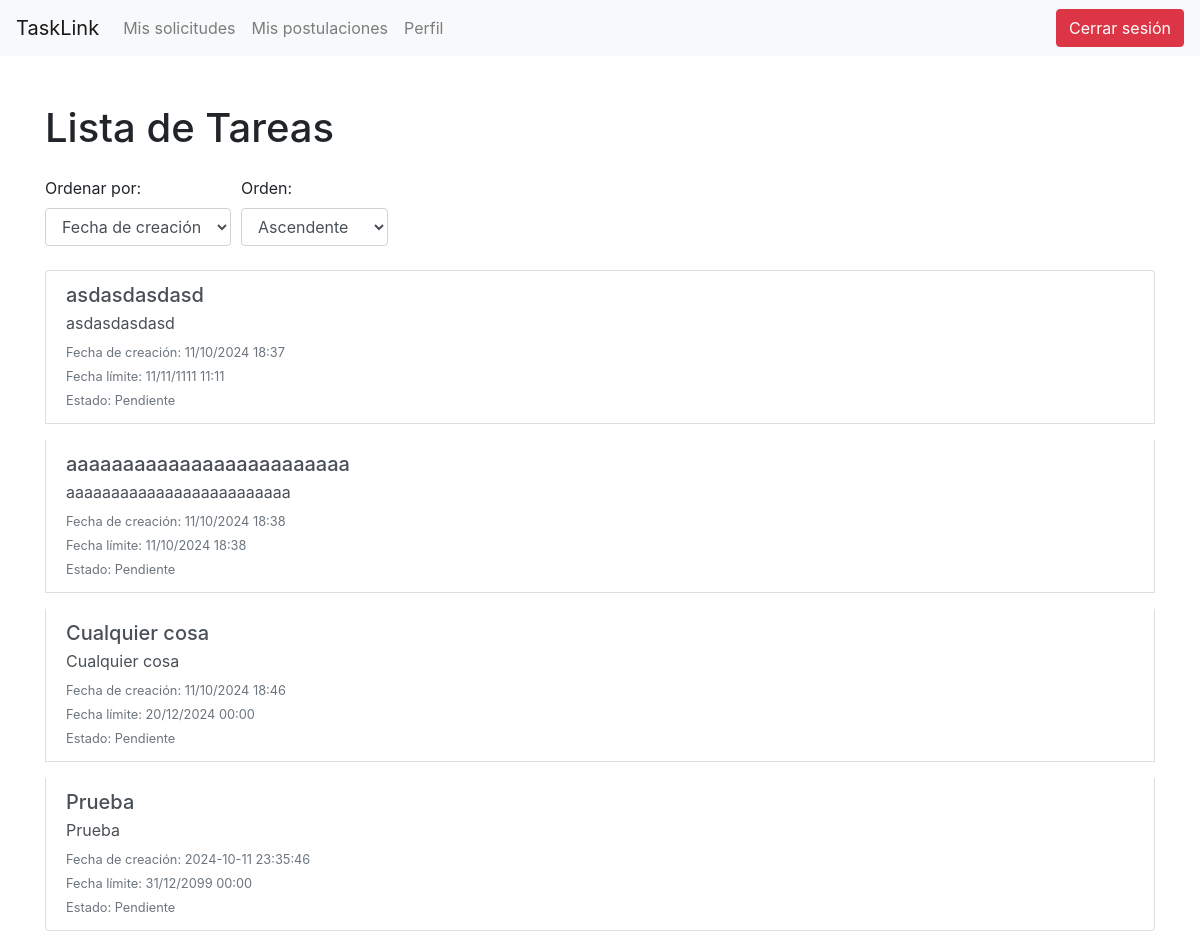
Page / (signed in) on the committed database.
### tables this page shows
CREATE TABLE Tareas (
    ID_tarea INTEGER PRIMARY KEY AUTOINCREMENT,
    ID_creador INTEGER NOT NULL,
    ID_trabajador INTEGER,
    Descripcion TEXT NOT NULL,
    Fecha_creacion DATETIME DEFAULT CURRENT_TIMESTAMP,
    Fecha_limite DATETIME,
    ID_estado INTEGER,
    FOREIGN KEY (ID_creador) REFERENCES Usuarios(ID_usuario),
    FOREIGN KEY (ID_trabajador) REFERENCES Usuarios(ID_usuario),
    FOREIGN KEY (ID_estado) REFERENCES Estados_Tareas(ID_estado)
);

CREATE TABLE Estados_Tareas (
    ID_estado INTEGER PRIMARY KEY AUTOINCREMENT,
    Nombre_estado VARCHAR(50) NOT NULL UNIQUE,  
    Descripcion VARCHAR(50)                       
);

### app.py (the view)
@app.route('/')
@login_requerido
def index():
    conn = get_db_connection()
    order_by = request.args.get('order_by', 'Fecha_creacion')  # Valor por defecto
    sort_order = request.args.get('sort_order', 'asc')  # Valor por defecto: ascendente
    if sort_order not in ['asc', 'desc']:
        sort_order = 'asc'
    tareas = conn.execute(f'''
        SELECT T.ID_tarea, T.Descripcion, T.Fecha_creacion, T.Fecha_limite, E.Nombre_estado
        FROM Tareas T
        JOIN Estados_Tareas E ON T.ID_estado = E.ID_estado
        ORDER BY {order_by} {sort_order}
    ''').fetchall()
    conn.close()
    return render_template('index.html', tareas=tareas, order_by=order_by, sort_order=sort_order)

### app.py (called while the page is built)
def get_db_connection():
    conn = sqlite3.connect('TaskLink.db')
    conn.row_factory = sqlite3.Row  # Para acceder a las columnas por nombre
    return conn

def login_requerido(f):
    @wraps(f)
    def decorador(*args, **kwargs):
        if 'user_id' not in session:
            return redirect(url_for('login'))  # Redirige a la página de inicio de sesión
        return f(*args, **kwargs)
    return decorador

### templates/index.html (shortened to what this page needs)
<!DOCTYPE html>
<html lang="es">
<head>
    <link rel="stylesheet" href="https://stackpath.bootstrapcdn.com/bootstrap/4.5.2/css/bootstrap.min.css">
</head>
<body>
    <nav class="navbar navbar-expand-lg navbar-light bg-light">
        <a class="navbar-brand" href="{{ url_for('index') }}">TaskLink</a>
        <div class="collapse navbar-collapse">
            <ul class="navbar-nav mr-auto">
                <li class="nav-item">
                    <a class="nav-link" href="{{ url_for('solicitudes') }}">Mis solicitudes</a>
                </li>
                <li class="nav-item">
                    <a class="nav-link" href="{{ url_for('postulaciones') }}">Mis postulaciones</a>
                </li>
                <li class="nav-item">
                    <a class="nav-link" href="{{ url_for('perfil') }}">Perfil</a>
                </li>
            </ul>
            <form action="{{ url_for('logout') }}" method="post" class="form-inline">
                <button type="submit" class="btn btn-danger">Cerrar sesión</button>
            </form>
        </div>
    </nav>
    <div class="container mt-5">
        <h1 class="mb-4">Lista de Tareas</h1>
        <div class="mb-4">
            <form action="{{ url_for('index') }}" method="get">
                <div class="form-row align-items-end">
                    <div class="col-auto">
                        <label for="order_by">Ordenar por:</label>
                        <select id="order_by" name="order_by" class="form-control" onchange="this.form.submit()">
                            <option value="Fecha_creacion" {% if order_by == 'Fecha_creacion' %}selected{% endif %}>Fecha de creación</option>
                        </select>
                    </div>
                    <div class="col-auto">
                        <label for="sort_order">Orden:</label>
                        <select id="sort_order" name="sort_order" class="form-control" onchange="this.form.submit()">
                            <option value="asc" {% if sort_order == 'asc' %}selected{% endif %}>Ascendente</option>
                        </select>
                    </div>
                </div>
            </form>
        </div>
        {% if tareas %}
        <div class="list-group">
            {% for tarea in tareas %}
            <div class="list-group-item list-group-item-action mb-3">
                <h5 class="mb-1">{{ tarea['Descripcion'] }}</h5>
                <p class="mb-1">{{ tarea['Descripcion'] }}</p>
                <small class="text-muted">Fecha de creación: {{ tarea['Fecha_creacion'] }}</small><br>
                <small class="text-muted">Fecha límite: {{ tarea['Fecha_limite'] }}</small><br>
                <small class="text-muted">Estado: {{ tarea['Nombre_estado'] }}</small>
            </div>
            {% endfor %}
        </div>
        {% else %}
        <div class="alert alert-info" role="alert">
            No hay tareas disponibles.
        </div>
        {% endif %}
    </div>
</body>
</html>

### rows in the picture
Tareas: Descripcion "asdasdasdasd", Fecha_creacion "11/10/2024 18:37", Fecha_limite "11/11/1111 11:11", Nombre_estado "Pendiente"
Tareas: Descripcion "aaaaaaaaaaaaaaaaaaaaaaaaa", Fecha_creacion "11/10/2024 18:38", Fecha_limite "11/10/2024 18:38", Nombre_estado "Pendiente"
Tareas: Descripcion "Cualquier cosa", Fecha_creacion "11/10/2024 18:46", Fecha_limite "20/12/2024 00:00", Nombre_estado "Pendiente"
Tareas: Descripcion "Prueba", Fecha_creacion "2024-10-11 23:35:46", Fecha_limite "31/12/2099 00:00", Nombre_estado "Pendiente"
